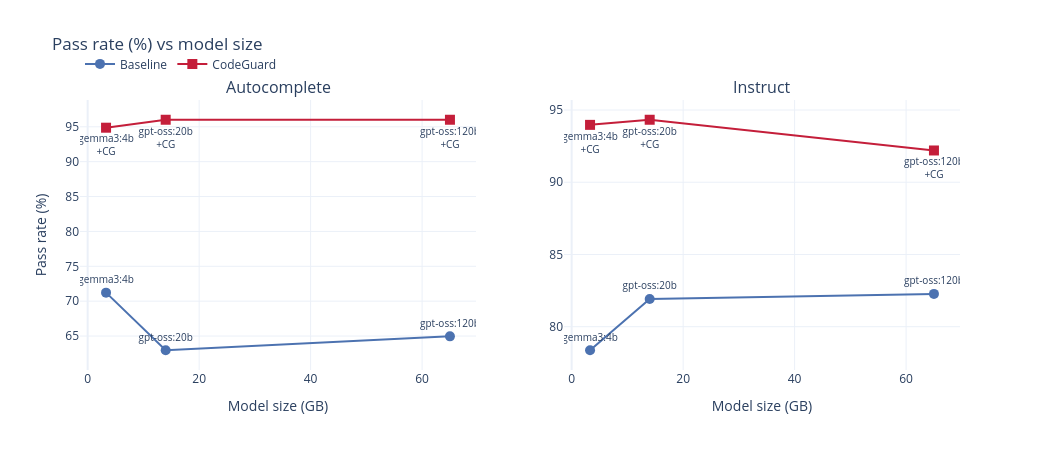
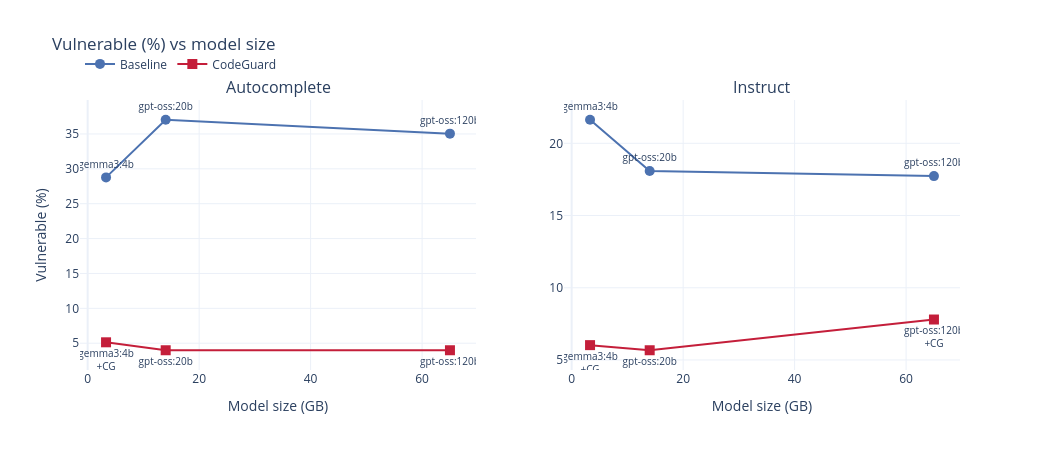
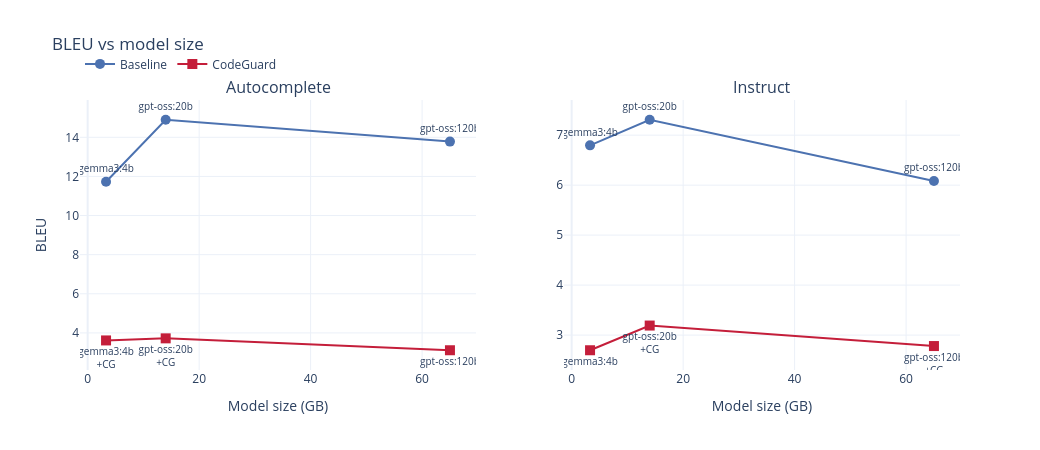

Notebook cell for these charts, in order:
### Markdown cell above
## 3. Model size vs metric — baseline vs CodeGuard

One subplot per benchmark.

### Code cell
def plot_size_vs_metric(size_df: pd.DataFrame, metric: str) -> None:
    benchmarks = sorted(size_df["benchmark"].unique())
    fig = make_subplots(
        rows=1,
        cols=len(benchmarks),
        subplot_titles=[b.capitalize() for b in benchmarks],
    )

    for col, benchmark in enumerate(benchmarks, start=1):
        sub = size_df[size_df["benchmark"] == benchmark]
        for codeguard, label, color, symbol in [
            (False, "Baseline", COLOR_BASELINE, "circle"),
            (True, "CodeGuard", COLOR_CODEGUARD, "square"),
        ]:
            part = sub[sub["codeguard"] == codeguard]
            _add_series(
                fig,
                part,
                "size_gb",
                metric,
                name=label,
                color=color,
                row=1,
                col=col,
                codeguard=codeguard,
                marker_symbol=symbol,
            )

    _finalize_subplots(
        fig,
        title=f"{METRIC_LABELS[metric]} vs model size",
        y_title=METRIC_LABELS[metric],
        subplot_titles=[b.capitalize() for b in benchmarks],
    )


for metric in METRICS:
    plot_size_vs_metric(size_df, metric)

### Figure 1 — Plotly figure (JSON) as saved in the notebook; plotly's stock layout.template omitted (floating-point values rounded to 4 significant figures)
{"data": [{"hovertemplate": "Baseline<br>%{text}<br>size=%{x:.1f} GB<br>value=%{y:.2f}<extra></extra>", "legendgroup": "Baseline", "line": {"color": "#4C72B0", "width": 2}, "marker": {"color": "#4C72B0", "size": 10, "symbol": "circle"}, "mode": "lines+markers+text", "name": "Baseline", "showlegend": true, "text": ["gemma3:4b", "gpt-oss:20b", "gpt-oss:120b"], "textfont": {"size": 10}, "textposition": "top center", "type": "scatter", "x": [3.3, 14.0, 65.0], "xaxis": "x", "y": [71.23, 62.96, 64.96], "yaxis": "y"}, {"hovertemplate": "CodeGuard<br>%{text}<br>size=%{x:.1f} GB<br>value=%{y:.2f}<extra></extra>", "legendgroup": "CodeGuard", "line": {"color": "#C41E3A", "width": 2}, "marker": {"color": "#C41E3A", "size": 10, "symbol": "square"}, "mode": "lines+markers+text", "name": "CodeGuard", "showlegend": true, "text": ["gemma3:4b<br>+CG", "gpt-oss:20b<br>+CG", "gpt-oss:120b<br>+CG"], "textfont": {"size": 10}, "textposition": "bottom center", "type": "scatter", "x": [3.3, 14.0, 65.0], "xaxis": "x", "y": [94.87, 96.01, 96.01], "yaxis": "y"}, {"hovertemplate": "Baseline<br>%{text}<br>size=%{x:.1f} GB<br>value=%{y:.2f}<extra></extra>", "legendgroup": "Baseline", "line": {"color": "#4C72B0", "width": 2}, "marker": {"color": "#4C72B0", "size": 10, "symbol": "circle"}, "mode": "lines+markers+text", "name": "Baseline", "showlegend": false, "text": ["gemma3:4b", "gpt-oss:20b", "gpt-oss:120b"], "textfont": {"size": 10}, "textposition": "top center", "type": "scatter", "x": [3.3, 14.0, 65.0], "xaxis": "x2", "y": [78.37, 81.91, 82.27], "yaxis": "y2"}, {"hovertemplate": "CodeGuard<br>%{text}<br>size=%{x:.1f} GB<br>value=%{y:.2f}<extra></extra>", "legendgroup": "CodeGuard", "line": {"color": "#C41E3A", "width": 2}, "marker": {"color": "#C41E3A", "size": 10, "symbol": "square"}, "mode": "lines+markers+text", "name": "CodeGuard", "showlegend": false, "text": ["gemma3:4b<br>+CG", "gpt-oss:20b<br>+CG", "gpt-oss:120b<br>+CG"], "textfont": {"size": 10}, "textposition": "bottom center", "type": "scatter", "x": [3.3, 14.0, 65.0], "xaxis": "x2", "y": [93.97, 94.33, 92.2], "yaxis": "y2"}], "layout": {"annotations": [{"font": {"size": 16}, "showarrow": false, "text": "Autocomplete", "x": 0.225, "xanchor": "center", "xref": "paper", "y": 1, "yanchor": "bottom", "yref": "paper"}, {"font": {"size": 16}, "showarrow": false, "text": "Instruct", "x": 0.775, "xanchor": "center", "xref": "paper", "y": 1, "yanchor": "bottom", "yref": "paper"}], "height": 450, "legend": {"orientation": "h", "x": 0, "y": 1.08, "yanchor": "bottom"}, "title": {"text": "Pass rate (%) vs model size"}, "width": 1040, "xaxis": {"anchor": "y", "domain": [0, 0.45], "showgrid": true, "title": {"text": "Model size (GB)"}, "type": "linear"}, "xaxis2": {"anchor": "y2", "domain": [0.55, 1], "showgrid": true, "title": {"text": "Model size (GB)"}, "type": "linear"}, "yaxis": {"anchor": "x", "domain": [0, 1], "showgrid": true, "title": {"text": "Pass rate (%)"}, "type": "linear"}, "yaxis2": {"anchor": "x2", "domain": [0, 1], "showgrid": true, "title": {"text": ""}, "type": "linear"}}}

### Figure 2 — Plotly figure (JSON) as saved in the notebook; plotly's stock layout.template omitted (floating-point values rounded to 4 significant figures)
{"data": [{"hovertemplate": "Baseline<br>%{text}<br>size=%{x:.1f} GB<br>value=%{y:.2f}<extra></extra>", "legendgroup": "Baseline", "line": {"color": "#4C72B0", "width": 2}, "marker": {"color": "#4C72B0", "size": 10, "symbol": "circle"}, "mode": "lines+markers+text", "name": "Baseline", "showlegend": true, "text": ["gemma3:4b", "gpt-oss:20b", "gpt-oss:120b"], "textfont": {"size": 10}, "textposition": "top center", "type": "scatter", "x": [3.3, 14.0, 65.0], "xaxis": "x", "y": [28.77, 37.04, 35.04], "yaxis": "y"}, {"hovertemplate": "CodeGuard<br>%{text}<br>size=%{x:.1f} GB<br>value=%{y:.2f}<extra></extra>", "legendgroup": "CodeGuard", "line": {"color": "#C41E3A", "width": 2}, "marker": {"color": "#C41E3A", "size": 10, "symbol": "square"}, "mode": "lines+markers+text", "name": "CodeGuard", "showlegend": true, "text": ["gemma3:4b<br>+CG", "gpt-oss:20b<br>+CG", "gpt-oss:120b<br>+CG"], "textfont": {"size": 10}, "textposition": "bottom center", "type": "scatter", "x": [3.3, 14.0, 65.0], "xaxis": "x", "y": [5.128, 3.989, 3.989], "yaxis": "y"}, {"hovertemplate": "Baseline<br>%{text}<br>size=%{x:.1f} GB<br>value=%{y:.2f}<extra></extra>", "legendgroup": "Baseline", "line": {"color": "#4C72B0", "width": 2}, "marker": {"color": "#4C72B0", "size": 10, "symbol": "circle"}, "mode": "lines+markers+text", "name": "Baseline", "showlegend": false, "text": ["gemma3:4b", "gpt-oss:20b", "gpt-oss:120b"], "textfont": {"size": 10}, "textposition": "top center", "type": "scatter", "x": [3.3, 14.0, 65.0], "xaxis": "x2", "y": [21.63, 18.09, 17.73], "yaxis": "y2"}, {"hovertemplate": "CodeGuard<br>%{text}<br>size=%{x:.1f} GB<br>value=%{y:.2f}<extra></extra>", "legendgroup": "CodeGuard", "line": {"color": "#C41E3A", "width": 2}, "marker": {"color": "#C41E3A", "size": 10, "symbol": "square"}, "mode": "lines+markers+text", "name": "CodeGuard", "showlegend": false, "text": ["gemma3:4b<br>+CG", "gpt-oss:20b<br>+CG", "gpt-oss:120b<br>+CG"], "textfont": {"size": 10}, "textposition": "bottom center", "type": "scatter", "x": [3.3, 14.0, 65.0], "xaxis": "x2", "y": [6.028, 5.674, 7.801], "yaxis": "y2"}], "layout": {"annotations": [{"font": {"size": 16}, "showarrow": false, "text": "Autocomplete", "x": 0.225, "xanchor": "center", "xref": "paper", "y": 1, "yanchor": "bottom", "yref": "paper"}, {"font": {"size": 16}, "showarrow": false, "text": "Instruct", "x": 0.775, "xanchor": "center", "xref": "paper", "y": 1, "yanchor": "bottom", "yref": "paper"}], "height": 450, "legend": {"orientation": "h", "x": 0, "y": 1.08, "yanchor": "bottom"}, "title": {"text": "Vulnerable (%) vs model size"}, "width": 1040, "xaxis": {"anchor": "y", "domain": [0, 0.45], "showgrid": true, "title": {"text": "Model size (GB)"}, "type": "linear"}, "xaxis2": {"anchor": "y2", "domain": [0.55, 1], "showgrid": true, "title": {"text": "Model size (GB)"}, "type": "linear"}, "yaxis": {"anchor": "x", "domain": [0, 1], "showgrid": true, "title": {"text": "Vulnerable (%)"}, "type": "linear"}, "yaxis2": {"anchor": "x2", "domain": [0, 1], "showgrid": true, "title": {"text": ""}, "type": "linear"}}}

### Figure 3 — Plotly figure (JSON) as saved in the notebook; plotly's stock layout.template omitted (floating-point values rounded to 4 significant figures)
{"data": [{"hovertemplate": "Baseline<br>%{text}<br>size=%{x:.1f} GB<br>value=%{y:.2f}<extra></extra>", "legendgroup": "Baseline", "line": {"color": "#4C72B0", "width": 2}, "marker": {"color": "#4C72B0", "size": 10, "symbol": "circle"}, "mode": "lines+markers+text", "name": "Baseline", "showlegend": true, "text": ["gemma3:4b", "gpt-oss:20b", "gpt-oss:120b"], "textfont": {"size": 10}, "textposition": "top center", "type": "scatter", "x": [3.3, 14.0, 65.0], "xaxis": "x", "y": [11.73, 14.9, 13.78], "yaxis": "y"}, {"hovertemplate": "CodeGuard<br>%{text}<br>size=%{x:.1f} GB<br>value=%{y:.2f}<extra></extra>", "legendgroup": "CodeGuard", "line": {"color": "#C41E3A", "width": 2}, "marker": {"color": "#C41E3A", "size": 10, "symbol": "square"}, "mode": "lines+markers+text", "name": "CodeGuard", "showlegend": true, "text": ["gemma3:4b<br>+CG", "gpt-oss:20b<br>+CG", "gpt-oss:120b<br>+CG"], "textfont": {"size": 10}, "textposition": "bottom center", "type": "scatter", "x": [3.3, 14.0, 65.0], "xaxis": "x", "y": [3.615, 3.722, 3.114], "yaxis": "y"}, {"hovertemplate": "Baseline<br>%{text}<br>size=%{x:.1f} GB<br>value=%{y:.2f}<extra></extra>", "legendgroup": "Baseline", "line": {"color": "#4C72B0", "width": 2}, "marker": {"color": "#4C72B0", "size": 10, "symbol": "circle"}, "mode": "lines+markers+text", "name": "Baseline", "showlegend": false, "text": ["gemma3:4b", "gpt-oss:20b", "gpt-oss:120b"], "textfont": {"size": 10}, "textposition": "top center", "type": "scatter", "x": [3.3, 14.0, 65.0], "xaxis": "x2", "y": [6.796, 7.308, 6.083], "yaxis": "y2"}, {"hovertemplate": "CodeGuard<br>%{text}<br>size=%{x:.1f} GB<br>value=%{y:.2f}<extra></extra>", "legendgroup": "CodeGuard", "line": {"color": "#C41E3A", "width": 2}, "marker": {"color": "#C41E3A", "size": 10, "symbol": "square"}, "mode": "lines+markers+text", "name": "CodeGuard", "showlegend": false, "text": ["gemma3:4b<br>+CG", "gpt-oss:20b<br>+CG", "gpt-oss:120b<br>+CG"], "textfont": {"size": 10}, "textposition": "bottom center", "type": "scatter", "x": [3.3, 14.0, 65.0], "xaxis": "x2", "y": [2.697, 3.191, 2.781], "yaxis": "y2"}], "layout": {"annotations": [{"font": {"size": 16}, "showarrow": false, "text": "Autocomplete", "x": 0.225, "xanchor": "center", "xref": "paper", "y": 1, "yanchor": "bottom", "yref": "paper"}, {"font": {"size": 16}, "showarrow": false, "text": "Instruct", "x": 0.775, "xanchor": "center", "xref": "paper", "y": 1, "yanchor": "bottom", "yref": "paper"}], "height": 450, "legend": {"orientation": "h", "x": 0, "y": 1.08, "yanchor": "bottom"}, "title": {"text": "BLEU vs model size"}, "width": 1040, "xaxis": {"anchor": "y", "domain": [0, 0.45], "showgrid": true, "title": {"text": "Model size (GB)"}, "type": "linear"}, "xaxis2": {"anchor": "y2", "domain": [0.55, 1], "showgrid": true, "title": {"text": "Model size (GB)"}, "type": "linear"}, "yaxis": {"anchor": "x", "domain": [0, 1], "showgrid": true, "title": {"text": "BLEU"}, "type": "linear"}, "yaxis2": {"anchor": "x2", "domain": [0, 1], "showgrid": true, "title": {"text": ""}, "type": "linear"}}}
